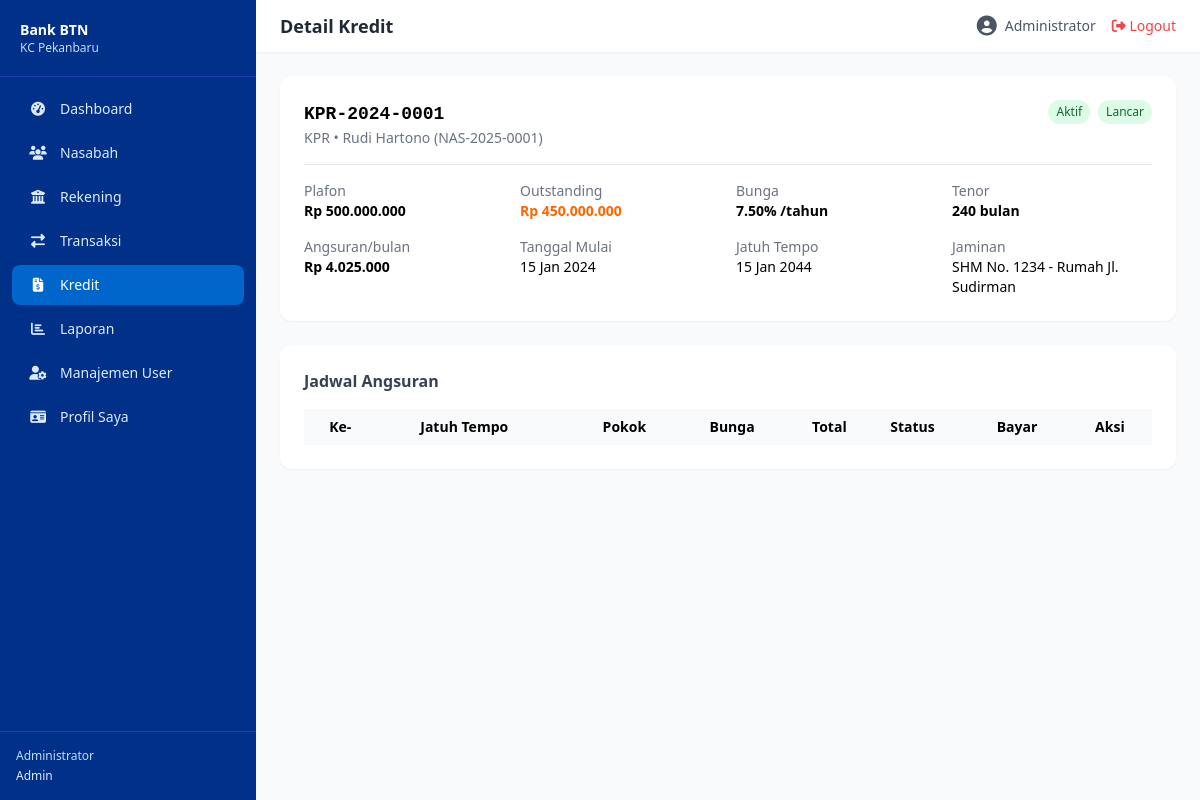
The app's page /public/kredit/detail/1 (signed in) with its own data.
### tables this page shows
CREATE TABLE kredit (
    id BIGINT UNSIGNED AUTO_INCREMENT PRIMARY KEY,
    no_kredit VARCHAR(25) NOT NULL UNIQUE,
    nasabah_id BIGINT UNSIGNED NOT NULL,
    jenis_kredit VARCHAR(100) NOT NULL,
    plafon DECIMAL(15,2) NOT NULL,
    outstanding DECIMAL(15,2) NOT NULL,
    suku_bunga DECIMAL(5,2) NOT NULL,
    tenor_bulan INT NOT NULL,
    angsuran_per_bulan DECIMAL(15,2) NOT NULL,
    tanggal_mulai DATE NOT NULL,
    tanggal_jatuh_tempo DATE NOT NULL,
    tujuan_kredit TEXT NULL,
    jaminan VARCHAR(255) NULL,
    kolektibilitas ENUM('lancar','perhatian_khusus','kurang_lancar','diragukan','macet') NOT NULL DEFAULT 'lancar',
    status ENUM('aktif','lunas','hapus_buku','macet') NOT NULL DEFAULT 'aktif',
    created_by BIGINT UNSIGNED NULL,
    created_at TIMESTAMP DEFAULT CURRENT_TIMESTAMP,
    updated_at TIMESTAMP DEFAULT CURRENT_TIMESTAMP ON UPDATE CURRENT_TIMESTAMP,
    FOREIGN KEY (nasabah_id) REFERENCES nasabah(id) ON DELETE CASCADE,
    FOREIGN KEY (created_by) REFERENCES users(id) ON DELETE SET NULL,
    INDEX idx_nasabah (nasabah_id),
    INDEX idx_status (status),
    INDEX idx_kolektibilitas (kolektibilitas)
);

CREATE TABLE nasabah (
    id BIGINT UNSIGNED AUTO_INCREMENT PRIMARY KEY,
    no_nasabah VARCHAR(20) NOT NULL UNIQUE,
    nik VARCHAR(16) NOT NULL UNIQUE,
    nama_lengkap VARCHAR(255) NOT NULL,
    tempat_lahir VARCHAR(100) NULL,
    tanggal_lahir DATE NOT NULL,
    jenis_kelamin ENUM('L','P') NOT NULL,
    agama VARCHAR(20) NULL,
    status_perkawinan ENUM('lajang','menikah','cerai') DEFAULT 'lajang',
    pekerjaan VARCHAR(100) NULL,
    penghasilan_bulanan DECIMAL(15,2) NULL,
    no_telepon VARCHAR(20) NOT NULL,
    email VARCHAR(255) NULL,
    alamat TEXT NOT NULL,
    rt_rw VARCHAR(10) NULL,
    kelurahan VARCHAR(100) NULL,
    kecamatan VARCHAR(100) NULL,
    kota_kabupaten VARCHAR(100) NOT NULL,
    provinsi VARCHAR(100) NOT NULL,
    kode_pos VARCHAR(10) NULL,
    no_ktp_path VARCHAR(500) NULL,
    status ENUM('aktif','nonaktif','blacklist') NOT NULL DEFAULT 'aktif',
    created_by BIGINT UNSIGNED NULL,
    updated_by BIGINT UNSIGNED NULL,
    created_at TIMESTAMP DEFAULT CURRENT_TIMESTAMP,
    updated_at TIMESTAMP DEFAULT CURRENT_TIMESTAMP ON UPDATE CURRENT_TIMESTAMP,
    deleted_at TIMESTAMP NULL,
    FOREIGN KEY (created_by) REFERENCES users(id) ON DELETE SET NULL,
    FOREIGN KEY (updated_by) REFERENCES users(id) ON DELETE SET NULL,
    INDEX idx_nik (nik),
    INDEX idx_nama (nama_lengkap),
    INDEX idx_status (status)
);

### core/Controller.php (called while the page is built, shortened)
<?php
class Controller {
    protected function view(string $view, array $data = []): void {
        extract($data);
        $viewFile = '../app/views/' . str_replace('.', '/', $view) . '.php';
        require_once $viewFile;
    }
}

### app/controllers/KreditController.php (called while the page is built, shortened)
<?php
class KreditController extends Controller {
    private Kredit $model;
    public function __construct() {
        $this->model = new Kredit();
    }
    public function detail($id = null): void {
        $kredit = $this->model->getDetail((int)$id);
        $angsuranModel = new Angsuran();
        $this->view('kredit.detail', [
            'title' => 'Detail Kredit',
            'kredit' => $kredit,
            'angsuran' => $angsuranModel->getByKredit((int)$id),
        ]);
    }
}

### core/App.php (called while the page is built, shortened)
<?php
class App {
    protected $method = 'index';
    public function __construct() {
        $url = $this->parseUrl();
        $controllerMap = [
            'auth'       => 'AuthController',
            'dashboard'  => 'DashboardController',
            'nasabah'    => 'NasabahController',
            'rekening'   => 'RekeningController',
            'transaksi'  => 'TransaksiController',
            'kredit'     => 'KreditController',
            'laporan'    => 'LaporanController',
            'users'      => 'UserController',
            'profile'    => 'ProfileController',
        ];
        if ($url && isset($controllerMap[$url[0]])) {
            $ctrlClass = $controllerMap[$url[0]];
            $ctrlFile = '../app/controllers/' . $ctrlClass . '.php';
            if (file_exists($ctrlFile)) {
                unset($url[0]);
            }
        } else if ($url && !isset($controllerMap[$url[0]])) {
            $ctrlFile = '../app/controllers/DashboardController.php';
            if (file_exists($ctrlFile)) {
                require_once $ctrlFile;
            }
        } else {
            $ctrlFile = '../app/controllers/DashboardController.php';
            if (file_exists($ctrlFile)) {
                require_once $ctrlFile;
            }
        }
        $ctrl = new $this->controller;
        if (isset($url[1]) && method_exists($ctrl, $url[1])) {
            $this->method = $url[1];
            unset($url[1]);
        }
        $this->params = $url ? array_values($url) : [];
        call_user_func_array([$ctrl, $this->method], $this->params);
    }
    protected function parseUrl(): array {
        if (isset($_GET['url'])) {
            return explode('/', filter_var(rtrim($_GET['url'], '/'), FILTER_SANITIZE_URL));
        }
        return [];
    }
}

### public/index.php (called while the page is built, shortened)
<?php
require_once __DIR__ . '/../app/config/Database.php';
require_once __DIR__ . '/../core/Model.php';
require_once __DIR__ . '/../core/Controller.php';
require_once __DIR__ . '/../core/App.php';
require_once __DIR__ . '/../app/helpers/Helper.php';
require_once __DIR__ . '/../app/models/Kredit.php';
require_once __DIR__ . '/../app/controllers/KreditController.php';
$app = new App();

### app/config/Database.php (called while the page is built)
<?php
class Database {
    private static ?Database $instance = null;
    private PDO $conn;
    private function __construct() {
        try {
            $this->conn = new PDO(
                "mysql:host=" . DB_HOST . ";dbname=" . DB_NAME . ";charset=utf8mb4",
                DB_USER, DB_PASS,
                [
                    PDO::ATTR_ERRMODE            => PDO::ERRMODE_EXCEPTION,
                    PDO::ATTR_DEFAULT_FETCH_MODE => PDO::FETCH_ASSOC,
                    PDO::ATTR_EMULATE_PREPARES   => false,
                ]
            );
        } catch (PDOException $e) {
            die('Koneksi database gagal: ' . $e->getMessage());
        }
    }
    public static function getInstance(): self {
        if (self::$instance === null) {
            self::$instance = new self();
        }
        return self::$instance;
    }
    public function getConnection(): PDO {
        return $this->conn;
    }
}

### core/Model.php (called while the page is built, shortened)
<?php
class Model {
    public function __construct() {
        $this->db = Database::getInstance()->getConnection();
    }
}

### app/models/Kredit.php (called while the page is built, shortened)
<?php
class Kredit extends Model {
    public function getDetail(int $id): ?array {
        $stmt = $this->db->prepare("SELECT k.*, n.nama_lengkap, n.no_nasabah FROM kredit k JOIN nasabah n ON k.nasabah_id = n.id WHERE k.id = ?");
        $stmt->execute([$id]);
        return $stmt->fetch(PDO::FETCH_ASSOC) ?: null;
    }
}

### app/views/kredit/detail.php (the view, shortened to what this page needs)
<?php require_once '../app/views/layouts/header.php'; $k = $kredit; ?>
<div class="max-w-5xl mx-auto">
    <div class="bg-white rounded-xl shadow-sm p-6 mb-6">
        <div class="flex justify-between items-start">
            <div>
                <h2 class="text-lg font-bold font-mono"><?= $k['no_kredit'] ?></h2>
                <p class="text-sm text-gray-500"><?= $k['jenis_kredit'] ?> • <?= htmlspecialchars($k['nama_lengkap']) ?> (<?= $k['no_nasabah'] ?>)</p>
            </div>
            <div class="flex gap-2"><?= Helper::getStatusBadge($k['status']) ?> <?= Helper::getStatusBadge($k['kolektibilitas']) ?></div>
        </div>
        <div class="grid grid-cols-2 md:grid-cols-4 gap-4 mt-4 pt-4 border-t text-sm">
            <div><span class="text-gray-500">Plafon</span><p class="font-bold"><?= Helper::formatRupiah($k['plafon']) ?></p></div>
            <div><span class="text-gray-500">Outstanding</span><p class="font-bold text-btn-accent"><?= Helper::formatRupiah($k['outstanding']) ?></p></div>
            <div><span class="text-gray-500">Bunga</span><p class="font-bold"><?= $k['suku_bunga'] ?>% /tahun</p></div>
            <div><span class="text-gray-500">Tenor</span><p class="font-bold"><?= $k['tenor_bulan'] ?> bulan</p></div>
            <div><span class="text-gray-500">Angsuran/bulan</span><p class="font-bold"><?= Helper::formatRupiah($k['angsuran_per_bulan']) ?></p></div>
            <div><span class="text-gray-500">Tanggal Mulai</span><p><?= Helper::formatTanggal($k['tanggal_mulai']) ?></p></div>
            <div><span class="text-gray-500">Jatuh Tempo</span><p><?= Helper::formatTanggal($k['tanggal_jatuh_tempo']) ?></p></div>
            <div><span class="text-gray-500">Jaminan</span><p><?= htmlspecialchars($k['jaminan'] ?: '-') ?></p></div>
        </div>
    </div>
    <div class="bg-white rounded-xl shadow-sm p-6">
        <h3 class="font-semibold text-gray-700 mb-4">Jadwal Angsuran</h3>
        <div class="overflow-x-auto">
            <table class="w-full text-sm">
                <thead class="bg-gray-50"><tr><th class="px-3 py-2">Ke-</th><th class="px-3 py-2">Jatuh Tempo</th><th class="px-3 py-2 text-right">Pokok</th><th class="px-3 py-2 text-right">Bunga</th><th class="px-3 py-2 text-right">Total</th><th class="px-3 py-2 text-center">Status</th><th class="px-3 py-2">Bayar</th><th class="px-3 py-2">Aksi</th></tr></thead>
            </table>
        </div>
    </div>
</div>
<?php require_once '../app/views/layouts/footer.php'; ?>

### app/helpers/Helper.php (shortened to what this page needs)
<?php
class Helper {
    public static function formatTanggal(?string $date): string {
        $months = ['Jan','Feb','Mar','Apr','Mei','Jun','Jul','Agu','Sep','Okt','Nov','Des'];
        $ts = strtotime($date);
        return date('d', $ts) . ' ' . $months[(int)date('m', $ts) - 1] . ' ' . date('Y', $ts);
    }
    public static function formatRupiah($amount): string {
        return 'Rp ' . number_format((float)$amount, 0, ',', '.');
    }
    public static function getStatusBadge(string $status): string {
        $colors = [
            'aktif' => 'bg-green-100 text-green-800',
            'nonaktif' => 'bg-gray-100 text-gray-800',
            'blacklist' => 'bg-red-100 text-red-800',
            'beku' => 'bg-yellow-100 text-yellow-800',
            'tutup' => 'bg-red-100 text-red-800',
            'sukses' => 'bg-green-100 text-green-800',
            'batal' => 'bg-red-100 text-red-800',
            'pending' => 'bg-yellow-100 text-yellow-800',
            'lancar' => 'bg-green-100 text-green-800',
            'perhatian_khusus' => 'bg-yellow-100 text-yellow-800',
            'kurang_lancar' => 'bg-orange-100 text-orange-800',
            'diragukan' => 'bg-red-100 text-red-700',
            'macet' => 'bg-red-100 text-red-800',
            'lunas' => 'bg-blue-100 text-blue-800',
            'belum_bayar' => 'bg-yellow-100 text-yellow-800',
            'terlambat' => 'bg-red-100 text-red-800',
        ];
        $class = $colors[$status] ?? 'bg-gray-100 text-gray-800';
        $label = ucfirst(str_replace('_', ' ', $status));
        return "<span class=\"px-2 py-1 rounded-full text-xs font-medium {$class}\">{$label}</span>";
    }
}

### records on screen
kredit: no_kredit "KPR-2024-0001", jenis_kredit "KPR", nasabah.nama_lengkap "Rudi Hartono", nasabah.no_nasabah "NAS-2025-0001", status "Aktif Lancar", plafon "Rp 500.000.000", outstanding "Rp 450.000.000", suku_bunga "7.50", tenor_bulan "240", angsuran_per_bulan "Rp 4.025.000", tanggal_mulai "15 Jan 2024", tanggal_jatuh_tempo "15 Jan 2044", jaminan "SHM No. 1234 - Rumah Jl. Sudirman"

### other values on screen
$menu['label'] "Dashboard"
$menu['label'] "Nasabah"
$menu['label'] "Rekening"
$menu['label'] "Transaksi"
$menu['label'] "Kredit"
$menu['label'] "Laporan"
$menu['label'] "Manajemen User"
$menu['label'] "Profil Saya"
Auth::user()['nama'] "Administrator"
Auth::role() "Admin"
$title "Detail Kredit"
